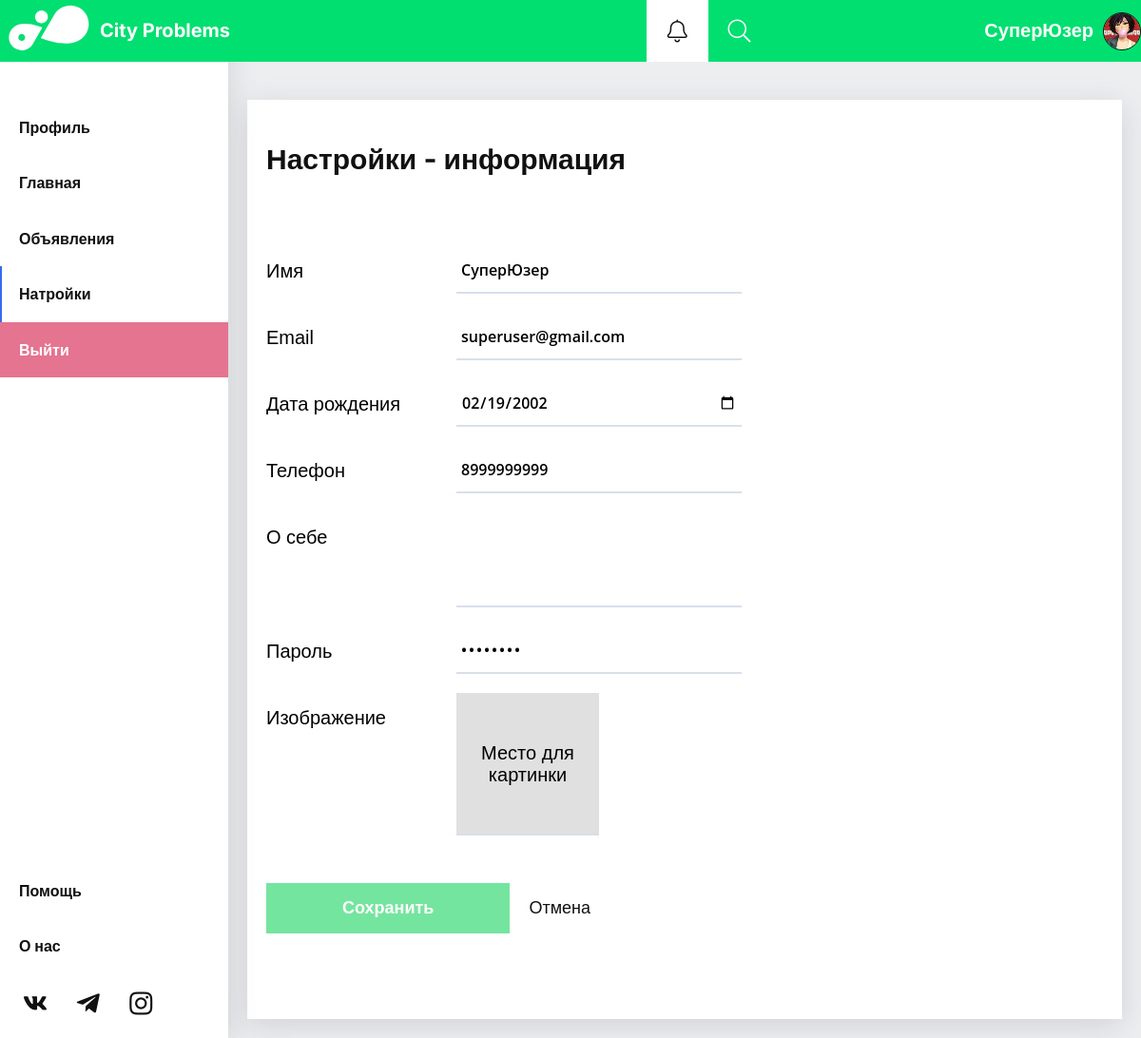
The app's page /dist/settings.php (signed in) with its own data.
### tables this page shows
CREATE TABLE `sys_users` (
  `id` int(11) NOT NULL,
  `u_name` varchar(45) NOT NULL,
  `u_email` varchar(45) NOT NULL,
  `u_login` varchar(45) NOT NULL,
  `u_pass` varchar(45) NOT NULL,
  `u_phone` varchar(45) DEFAULT NULL,
  `u_date` date DEFAULT NULL,
  `image` varchar(255) DEFAULT NULL,
  `about` varchar(255) DEFAULT NULL,
  `notify` int(11) NOT NULL DEFAULT '0',
  `u_notifyis` json DEFAULT NULL,
  `rights` varchar(10) NOT NULL DEFAULT 'default'
);

### dist/server/user.php (called while the page is built, shortened)
<?php
class User {
    function autologin($cnct) {
        $id = $_SESSION['user']['id'];
        $query = $cnct->prepare("SELECT * FROM `sys_users` WHERE `id` = '$id'");
        $query->execute();
    }
}
?>

### dist/settings.php (the view, shortened to what this page needs)
<?php
    if($_SESSION['user']) {
        include_once('server/user.php');
        include('server/connection.php');
        $user->autologin($connect);
        $user_info = $_SESSION['user'];
    }else{
        header('Location: login.php');
    }
?>
<!DOCTYPE html>
<html lang="en">
<head>
    <link rel="stylesheet" href="css/main.min.css">
</head>
<body>
    <?php
        include('components/_header.php');
    ?>
    <main class="main">
        <div class="container full">
            <div class="main__inner">
                <?php include('components/_menu.php'); ?>
                <div class="center--col">
                    <section class="section" id="settings">
                        <div class="section__inner">
                            <div class="settings siteblock">
                                <div class="headers">
                                    <h2 class="title">Настройки - информация</h2>
                                </div>
                                <div class="content">
                                    <div class="field">
                                        <label for="edit--name">Имя</label>
                                        <div class="inp setvalidation"
                                            ><input type="text" name="inpr--login" data-valid-id="0" id="edit--name" class="input-text" value="<?php echo $user_info['u_name'] ?>">
                                        </div>
                                    </div>
                                    <div class="field">
                                        <label for="edit--email">Email</label>
                                        <div class="inp setvalidation">
                                            <input type="email" name="inpr--email" data-valid-id="1" id="edit--email" class="input-text" value="<?php echo $user_info['u_email'] ?>">
                                        </div>
                                    </div>
                                    <div class="field">
                                        <label for="edit--date">Дата рождения</label>
                                        <div class="inp setvalidation">
                                            <input type="date" name="inpr--date" data-valid-id="6" id="edit--date" class="input-text" value="<?php echo $user_info['u_date'] ?>">
                                        </div>
                                    </div>
                                    <div class="field">
                                        <label for="edit--phone">Телефон</label>
                                        <div class="inp setvalidation">
                                            <input type="text" data-valid-id="5" id="edit--phone" class="input-text" value="<?php echo $user_info['u_phone'] ?>">
                                        </div>
                                    </div>
                                    <div class="field">
                                        <label for="edit--about">О себе</label>
                                        <div class="inp"><textarea id="edit--about" class="input-text"><?php echo $user_info['about'] ?></textarea></div>
                                    </div>
                                    <div class="field">
                                        <label for="edit--pass">Пароль</label>
                                        <div class="inp setvalidation"><input type="password" data-valid-id="3" id="edit--pass" class="input-text"  value="<?php echo $user_info['u_pass'] ?>"></div>
                                    </div>
                                    <div class="field">
                                        <label for="edit--image">Изображение</label>
                                        <div class="inp file">
                                        </div>
                                    </div>
                                    <div class="field submit">
                                        <a class="btn btn--def" onclick=" udpateUserInfo()">Сохранить</a>
                                        <a class="link link--def">Отмена</a>
                                    </div>
                                </div>
                            </div>
                        </div>
                    </section>
                </div>
            </div>
        </div>
    </main>
</body>
</html>

### dist/components/_header.php (shortened to what this page needs)
<header class="header">
    <div class="container full">
        <div class="header__inner">
            <div class="logo__wrap">
                <a href="index.php" class="logo">
                    <span>City Problems</span>
                </a>
            </div>
            <div class="buttons">
                <div class="norifyis__btns">
                    <a class="btn" id="modak-tog" data--toggle-modal="mdl-notify" onclick="modal(this)"><span class="i-notify"></span></a>
                    <a class="btn" data--toggle-modal="mdl-search"><span class="i-search" ></span></a>
                    <div class="headers__modals">
                    </div>
                </div>
                <?php if($user_info) : ?>
                    <a href="profile.php" class="u_image"><?php echo $user_info['u_name']; ?>  <img src="<?php echo $user_info['image']; ?>" alt=""></a>
                <?php else : ?>
                    <a href="login.php" class="btn btn--toSingInPage">Войти</a>
                <?php endif; ?>
            </div>
        </div>
    </div>
</header>

### records on screen
sys_users: u_name "СуперЮзер", image (picture), inpr--login "СуперЮзер", inpr--email "superuser@gmail.com", inpr--date "02/19/2002", u_phone "8999999999"
